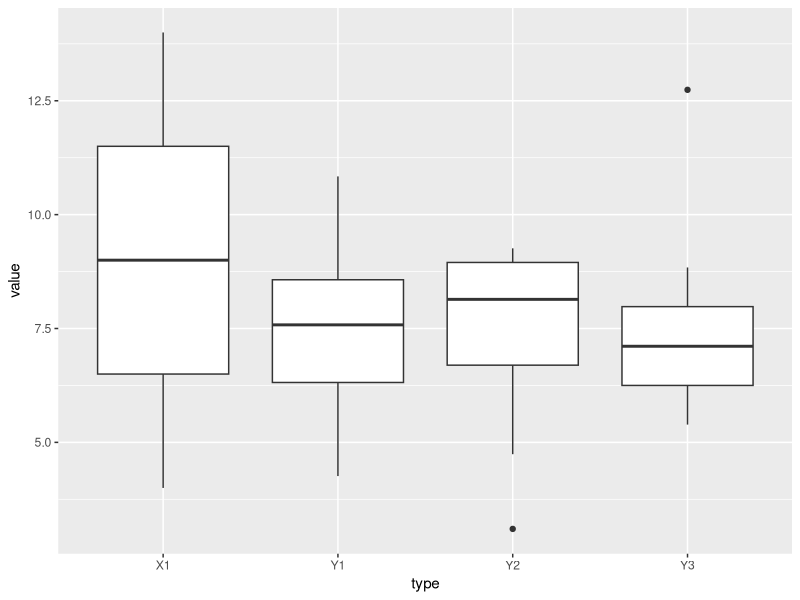
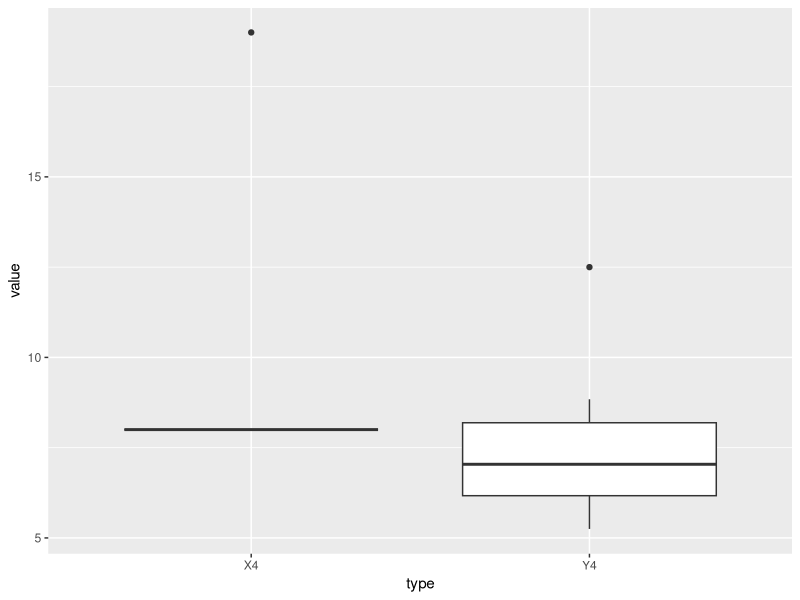
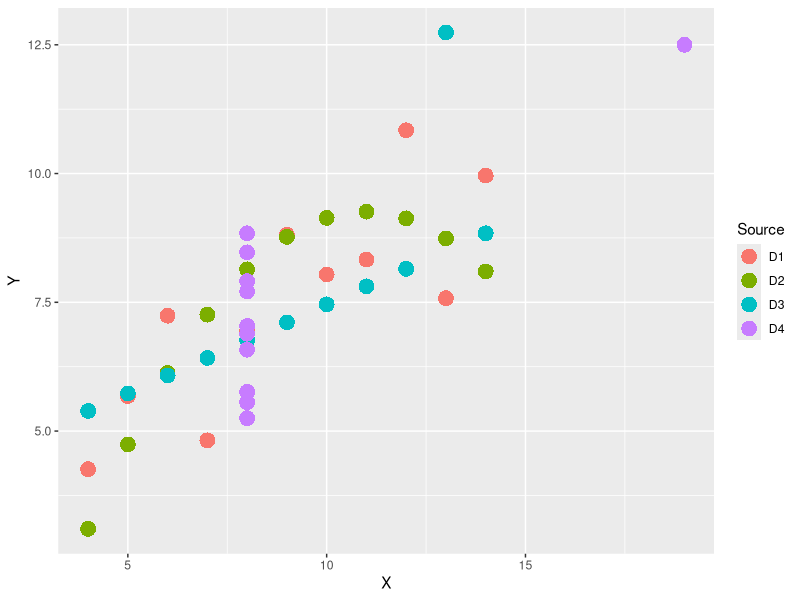
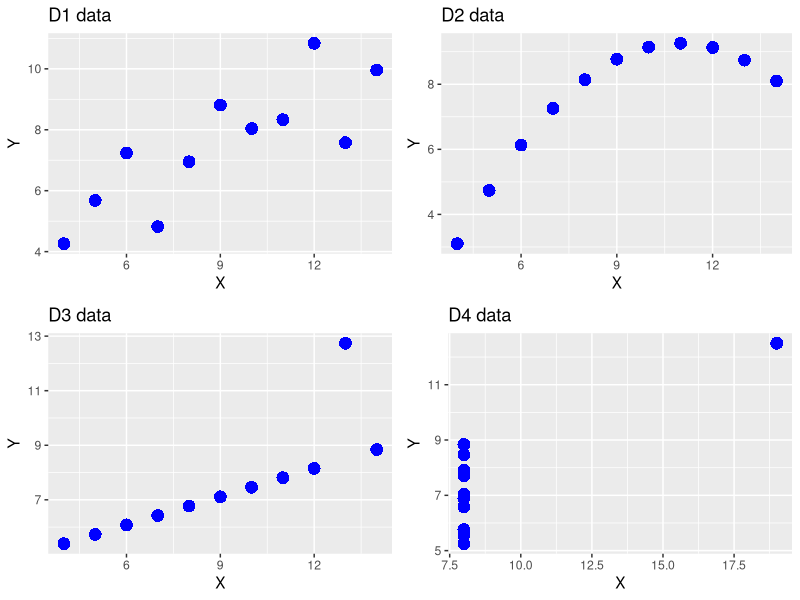
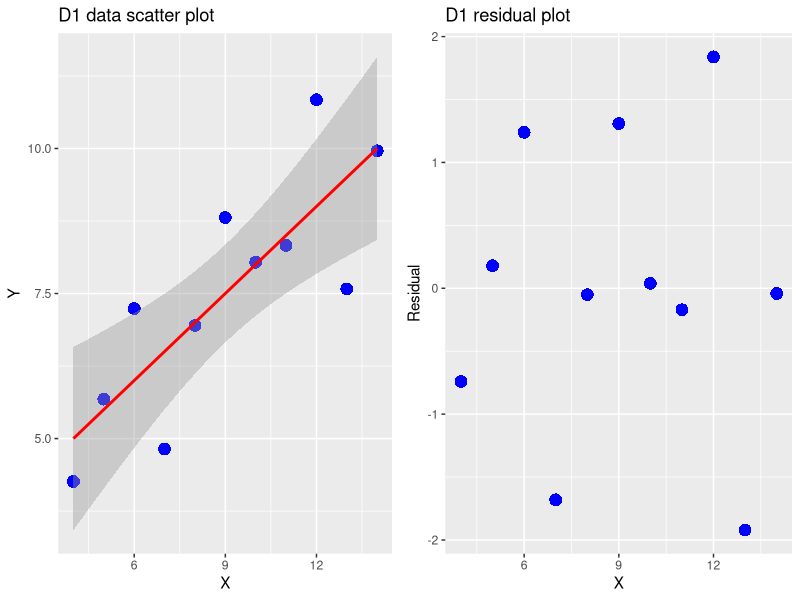
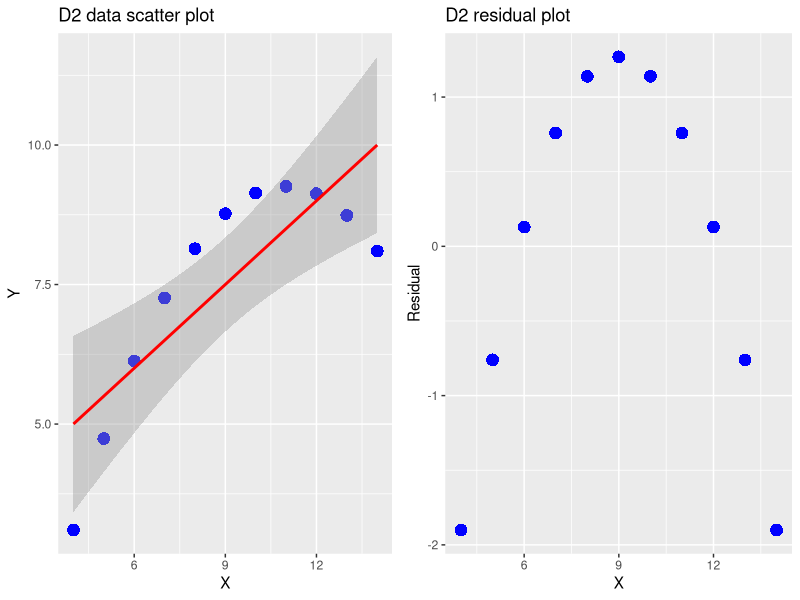
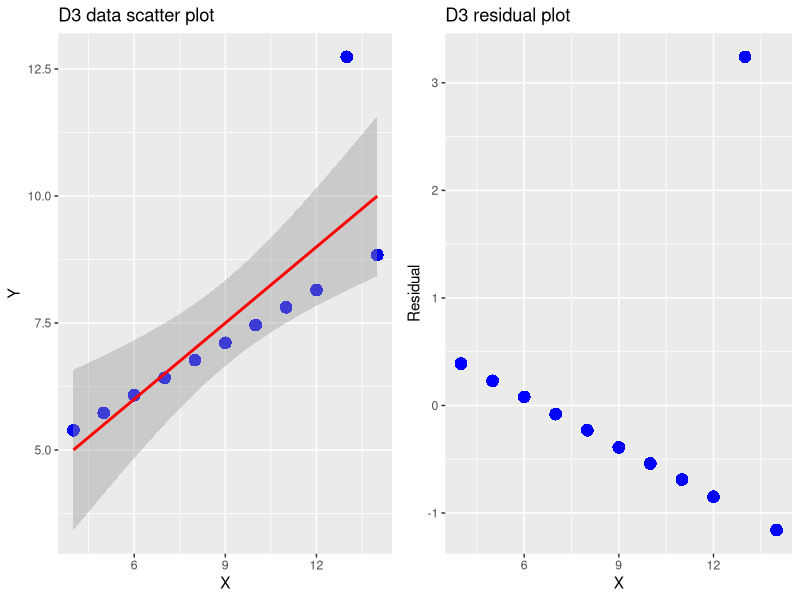
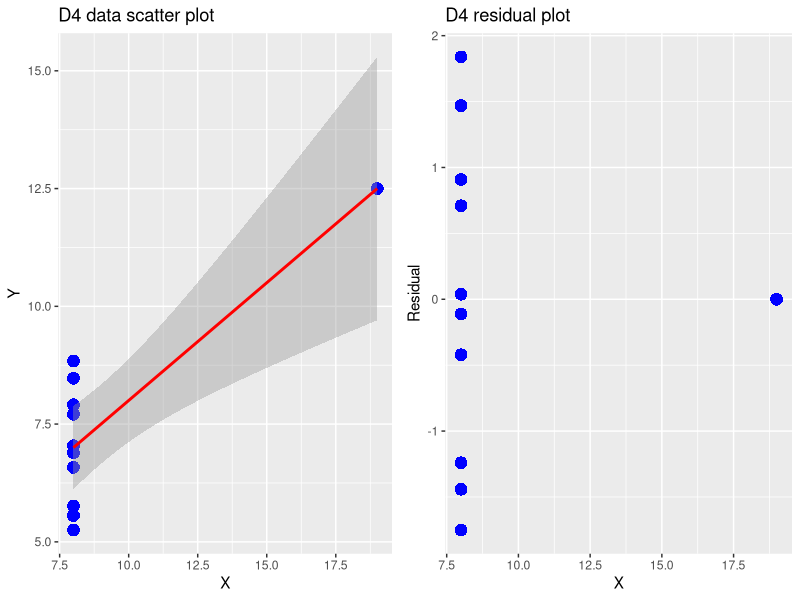

Reproduce these figures in R, in order.
## ---- chunk 1
X <- c(10,8,13,9,11,14,6,4,12,7,5)  
Y <- c(8.04,6.95,7.58,8.81,8.33,9.96,7.24,4.26,10.84,4.82,5.68)

D1 <- data.frame(X=X,Y=Y)

Y <- c(9.14,8.14,8.74,8.77,9.26,8.10,6.13,3.1,9.13,7.26,4.74)
D2 <- data.frame(X=X,Y=Y)

Y <- c(7.46,6.77,12.74,7.11,7.81,8.84,6.08,5.39,8.15,6.42,5.73)
D3 <- data.frame(X=X,Y=Y)

X <- c(8,8,8,8,8,8,8,19,8,8,8)
Y <- c(6.58,5.76,7.71,8.84,8.47,7.04,5.25,12.5,5.56,7.91,6.89)

D4 <- data.frame(X=X,Y=Y)

## ---- chunk 2
D1
summary(D1)
## ---- chunk 3
D2
summary(D2)
## ---- chunk 4
D3
summary(D3)
## ---- chunk 5
D4
summary(D4)
## ---- chunk 6
table(D1$X)
table(D1$Y)
table(D1$X,D1$Y)

table(D2$X)
table(D2$Y)
table(D2$X,D2$Y)

table(D3$X)
table(D3$Y)
table(D3$X,D3$Y)

table(D4$X)
table(D4$Y)
table(D4$X,D4$Y)
## ---- chunk 7
D_Temp <- data.frame(type=c(rep('X1',length(D1$X)),rep('Y1',length(D1$Y)),rep('Y2',length(D2$Y)),rep('Y3',length(D3$Y))),value=c(D1$X,D1$Y,D2$Y,D3$Y))
## ---- chunk 8
D_Temp
## ---- chunk 9

library("ggplot2")

ggplot(D_Temp,aes(x=type,y=value))+
 geom_boxplot()
## ---- chunk 10
D_Temp <- data.frame(type=c(rep('X4',length(D4$X)),rep('Y4',length(D4$Y))),value=c(D4$X,D4$Y))

ggplot(D_Temp,aes(x=type,y=value))+
 geom_boxplot()
## ---- chunk 11
D_Temp <- rbind(merge(data.frame(D1),c('D1')), merge(data.frame(D2),c('D2')), merge(data.frame(D3),c('D3')), merge(data.frame(D4),c('D4')))
names(D_Temp) <- c('X','Y','Source')
#The Source variable represent the data frame, to which the observations belong to

D_Temp
ggplot(D_Temp,aes(x=X,y=Y,color=Source,shape=Source))+
geom_point(pch=16,size=5)
## ---- chunk 12

library("gridExtra")


P1 <- ggplot(data=D1,aes(x=X, y=Y)) +
  geom_point(pch=16,color="blue",size=4) +
  labs(title="D1 data", x="X", y="Y")

P2 <- ggplot(data=D2,aes(x=X, y=Y)) +
  geom_point(pch=16,color="blue",size=4) +
  labs(title="D2 data", x="X", y="Y")

P3 <- ggplot(data=D3,aes(x=X, y=Y)) +
  geom_point(pch=16,color="blue",size=4) +
  labs(title="D3 data", x="X", y="Y")

P4 <- ggplot(data=D4,aes(x=X, y=Y)) +
  geom_point(pch=16,color="blue",size=4) +
  labs(title="D4 data", x="X", y="Y")

grid.arrange(P1, P2, P3, P4, ncol=2)


## ---- chunk 13
Fit_D1 <- lm(Y~X,data=D1)

P1 <- ggplot(data=D1,aes(x=X, y=Y)) +
  geom_point(pch=16,color="blue",size=4) +
  geom_smooth(method="lm",color="red") +
  labs(title="D1 data scatter plot", x="X", y="Y")

R1 <- ggplot(data=D1,aes(x=X, y=residuals(Fit_D1))) +
  geom_point(pch=16,color="blue",size=4) +
  labs(title="D1 residual plot", x="X", y="Residual")

Fit_D2 <- lm(Y~X,data=D2)
  
P2 <- ggplot(data=D2,aes(x=X, y=Y)) +
  geom_point(pch=16,color="blue",size=4) +
  geom_smooth(method="lm",color="red") +
  labs(title="D2 data scatter plot", x="X", y="Y")

R2 <- ggplot(data=D2,aes(x=X, y=residuals(Fit_D2))) +
  geom_point(pch=16,color="blue",size=4) +
  labs(title="D2 residual plot", x="X", y="Residual")

Fit_D3 <- lm(Y~X,data=D3)
 
P3 <- ggplot(data=D3,aes(x=X, y=Y)) +
  geom_point(pch=16,color="blue",size=4) +
  geom_smooth(method="lm",color="red") +
  labs(title="D3 data scatter plot", x="X", y="Y")

R3 <- ggplot(data=D3,aes(x=X, y=residuals(Fit_D3))) +
  geom_point(pch=16,color="blue",size=4) +
  labs(title="D3 residual plot", x="X", y="Residual")
 

Fit_D4 <- lm(Y~X,data=D4)

P4 <- ggplot(data=D4,aes(x=X, y=Y)) +
  geom_point(pch=16,color="blue",size=4) +
  geom_smooth(method="lm",color="red") +
  labs(title="D4 data scatter plot", x="X", y="Y")

R4 <- ggplot(data=D4,aes(x=X, y=residuals(Fit_D4))) +
  geom_point(pch=16,color="blue",size=4) +
  labs(title="D4 residual plot", x="X", y="Residual")



grid.arrange(P1, R1, ncol=2)
summary(Fit_D1)
grid.arrange(P2, R2, ncol=2)
summary(Fit_D2)
grid.arrange(P3, R3, ncol=2)
summary(Fit_D3)
grid.arrange(P4, R4, ncol=2)
summary(Fit_D4)
## ---- chunk 14
Fit_D1 <- lm(log(D1$Y) ~ I(log(D1$X)))
summary(Fit_D1)

Fit_D1 <- lm(D1$Y ~ I(D1$X^2))
summary(Fit_D1)

Fit_D1 <- lm(D1$Y ~ I(1/D1$X))
summary(Fit_D1)

## ---- chunk 15
Fit_D2 <- lm(Y ~ poly(X, 2, raw=TRUE),data=D2)
P2 <- ggplot(data=D2,aes(x=X, y=Y)) +
     geom_point(pch=16,color="blue",size=4) +
     geom_smooth(method="lm",color="red") +
     stat_smooth(method="lm", se=TRUE, fill=NA, formula=y ~ poly(x, 3, raw=TRUE),colour="black") +
     labs(title="D2 data scatter plot", x="X", y="Y")

R2 <- ggplot(data=D2,aes(x=X, y=residuals(Fit_D2))) +
  geom_point(pch=16,color="blue",size=4) +
  labs(title="D2 residual plot", x="X", y="Residual")

grid.arrange(P2, R2, ncol=2)


## ---- chunk 16
print(Fit_D2)
## ---- chunk 17
summary(Fit_D2)
## ---- chunk 18
D3 <- D3[-which(D3$Y==12.74),]

Fit_D3 <- lm(Y~X,data=D3)
 
P3 <- ggplot(data=D3,aes(x=X, y=Y)) +
  geom_point(pch=16,color="blue",size=4) +
  geom_smooth(method="lm",color="red") +
  labs(title="D3 data scatter plot", x="X", y="Y")

R3 <- ggplot(data=D3,aes(x=X, y=residuals(Fit_D3))) +
  geom_point(pch=16,color="blue",size=4) +
  labs(title="D3 residual plot", x="X", y="Residual")

grid.arrange(P3, R3, ncol=2)

summary(Fit_D3)

print(Fit_D3)
## ---- chunk 19
D4 <- D4[-which(D4$X==19),]


Fit_D4 <- lm(Y~X,data=D4)

P4 <- ggplot(data=D4,aes(x=X, y=Y)) +
  geom_point(pch=16,color="blue",size=4) +
  geom_smooth(method="lm",color="red") +
  labs(title="D4 data scatter plot", x="X", y="Y")

R4 <- ggplot(data=D4,aes(x=X, y=residuals(Fit_D4))) +
  geom_point(pch=16,color="blue",size=4) +
  labs(title="D4 residual plot", x="X", y="Residual")



grid.arrange(P4, R4, ncol=2)
